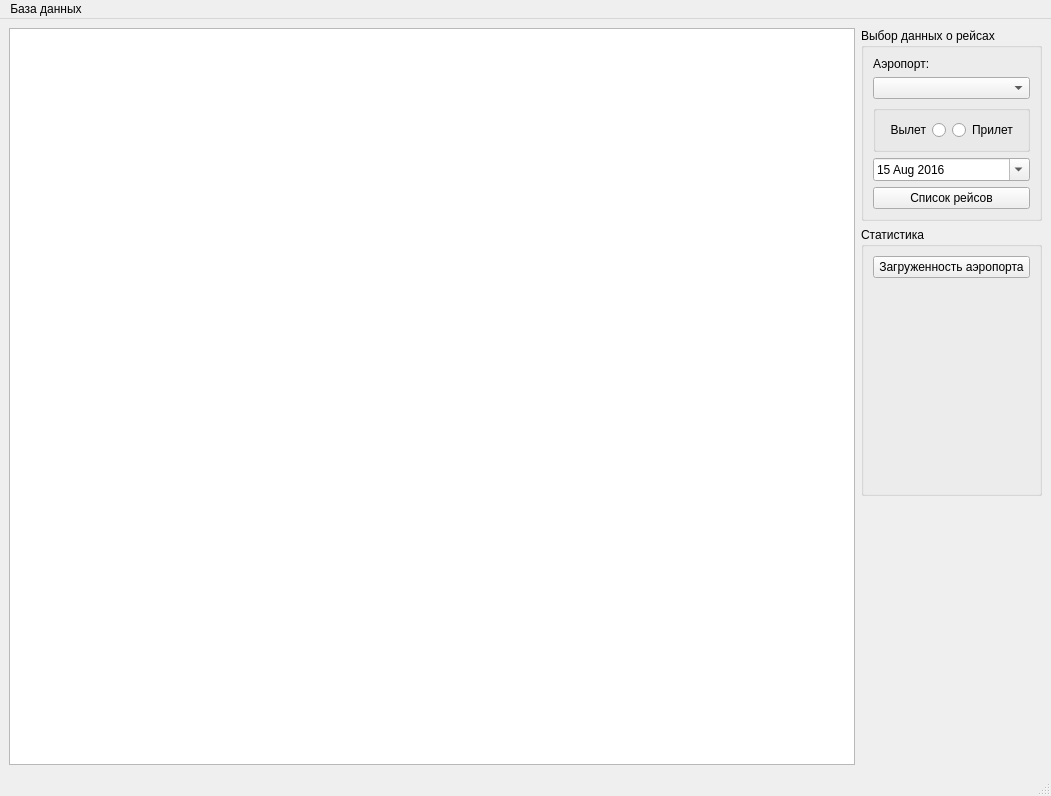
<?xml version="1.0" encoding="UTF-8"?>
<ui version="4.0">
 <class>MainWindow</class>
 <widget class="QMainWindow" name="MainWindow">
  <property name="geometry">
   <rect>
    <x>0</x>
    <y>0</y>
    <width>1051</width>
    <height>796</height>
   </rect>
  </property>
  <property name="windowTitle">
   <string>Airport Schedule</string>
  </property>
  <widget class="QWidget" name="centralwidget">
   <layout class="QGridLayout" name="gridLayout">
    <item row="0" column="1">
     <widget class="QGroupBox" name="gb_airport_data">
      <property name="title">
       <string>Выбор данных о рейсах</string>
      </property>
      <layout class="QVBoxLayout" name="verticalLayout_2">
       <item>
        <widget class="QLabel" name="lb_airport">
         <property name="text">
          <string>Аэропорт:</string>
         </property>
        </widget>
       </item>
       <item>
        <widget class="QComboBox" name="cb_airport"/>
       </item>
       <item>
        <widget class="QGroupBox" name="gb_flight_dirrection">
         <property name="enabled">
          <bool>true</bool>
         </property>
         <property name="title">
          <string/>
         </property>
         <property name="flat">
          <bool>false</bool>
         </property>
         <layout class="QHBoxLayout" name="horizontalLayout">
          <item>
           <widget class="QRadioButton" name="rb_departure">
            <property name="layoutDirection">
             <enum>Qt::RightToLeft</enum>
            </property>
            <property name="text">
             <string>Вылет</string>
            </property>
           </widget>
          </item>
          <item>
           <widget class="QRadioButton" name="rb_arrival">
            <property name="text">
             <string>Прилет</string>
            </property>
           </widget>
          </item>
         </layout>
        </widget>
       </item>
       <item>
        <widget class="QDateEdit" name="de_flight_date">
         <property name="maximumDate">
          <date>
           <year>2017</year>
           <month>9</month>
           <day>14</day>
          </date>
         </property>
         <property name="minimumDate">
          <date>
           <year>2016</year>
           <month>8</month>
           <day>15</day>
          </date>
         </property>
         <property name="calendarPopup">
          <bool>true</bool>
         </property>
        </widget>
       </item>
       <item>
        <widget class="QPushButton" name="pb_flight_info">
         <property name="text">
          <string>Список рейсов</string>
         </property>
        </widget>
       </item>
      </layout>
     </widget>
    </item>
    <item row="1" column="1">
     <widget class="QGroupBox" name="gb_stats">
      <property name="title">
       <string>Статистика</string>
      </property>
      <layout class="QVBoxLayout" name="verticalLayout">
       <item>
        <widget class="QPushButton" name="pb_airport_stats">
         <property name="text">
          <string>Загруженность аэропорта</string>
         </property>
        </widget>
       </item>
       <item>
        <spacer name="vs_stats">
         <property name="orientation">
          <enum>Qt::Vertical</enum>
         </property>
         <property name="sizeHint" stdset="0">
          <size>
           <width>20</width>
           <height>40</height>
          </size>
         </property>
        </spacer>
       </item>
      </layout>
     </widget>
    </item>
    <item row="2" column="1">
     <spacer name="vs_2">
      <property name="orientation">
       <enum>Qt::Vertical</enum>
      </property>
      <property name="sizeHint" stdset="0">
       <size>
        <width>20</width>
        <height>40</height>
       </size>
      </property>
     </spacer>
    </item>
    <item row="0" column="0" rowspan="3">
     <widget class="QTableView" name="tv_flight_info"/>
    </item>
   </layout>
  </widget>
  <widget class="QMenuBar" name="menubar">
   <property name="geometry">
    <rect>
     <x>0</x>
     <y>0</y>
     <width>1051</width>
     <height>25</height>
    </rect>
   </property>
   <widget class="QMenu" name="menu">
    <property name="title">
     <string>База данных</string>
    </property>
    <addaction name="act_db_info"/>
    <addaction name="act_db_conn"/>
   </widget>
   <addaction name="menu"/>
  </widget>
  <widget class="QStatusBar" name="statusbar"/>
  <action name="act_db_info">
   <property name="text">
    <string>Доступ к БД</string>
   </property>
  </action>
  <action name="act_db_conn">
   <property name="text">
    <string>Подключение</string>
   </property>
  </action>
 </widget>
 <resources/>
 <connections/>
</ui>
